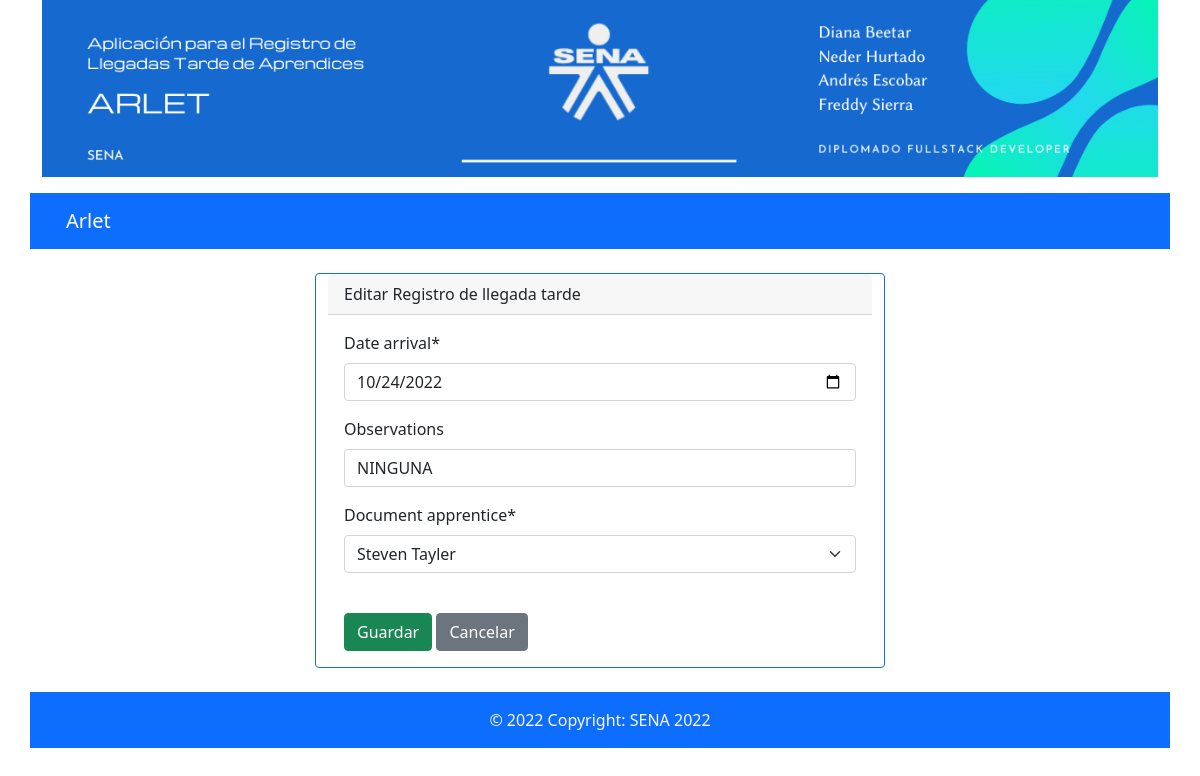
Page /latearrival/latearrival/3/edit/ on the committed database.
### latearrival/models.py (models this page shows, shortened)
class LateArrival(models.Model):
    date_arrival = models.DateField()
    observations = models.CharField(null=True, blank=True, default='NINGUNA', max_length = 60)
    document_apprentice = models.ForeignKey(
        Apprentice,
        on_delete = models.CASCADE,
    )

### latearrival/views.py (the view, shortened to what this page needs)
# urls.py: path("latearrival/<int:pk>/edit/", LateArrivalUpdateView.as_view(), name="late_arrival_edit"),
class LateArrivalUpdateView(UpdateView):
    model = LateArrival
    template_name =  "late_arrival_edit.html"
    form_class = LateArrivalForm

### latearrival/forms.py
class LateArrivalForm(forms.ModelForm):
    class Meta:
        model = LateArrival
        fields = ["date_arrival","observations", "document_apprentice"]
        widgets = {
            'date_arrival': forms.TextInput(attrs={'type': 'date'}),
        }

### apprentice/models.py (called while the page is built)
    def __str__(self):
        return self.full_name

### templates/late_arrival_edit.html
{% extends "base.html" %}
{% load crispy_forms_tags %}
{% block content %}
<div class="row">
    <div class="card col-md-6 offset-md-3 border-primary">
        <div class="card-header">
            <span class="font-weight-bold">Editar Registro de llegada tarde</span>
        </div>
        <div class="card-body">
            <form action="" method="post" class="needs-validation" novalidate>{% csrf_token %}
                <div class="row">{{ form|crispy }}</div>
                <br>
                <div class="d-grid gap-2 d-md-block">
                    <button class="btn btn-success" type="submit">Guardar</button>
                    <a class="btn btn-secondary" href="{% url 'late_arrival_list' %}">Cancelar</a>
                </div>
            </form>
        </div>
    </div>
</div>
{% endblock content %}

### rows in the picture
LateArrival: date_arrival "10/24/2022", observations "NINGUNA", document_apprentice "Steven Tayler"
